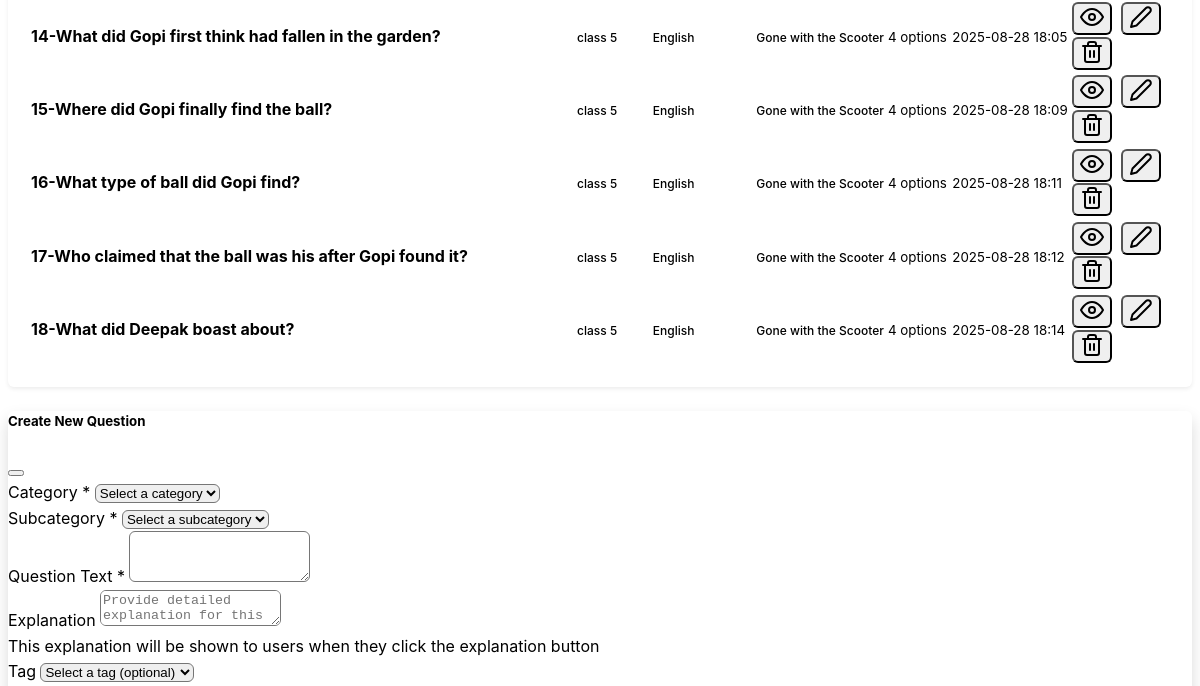
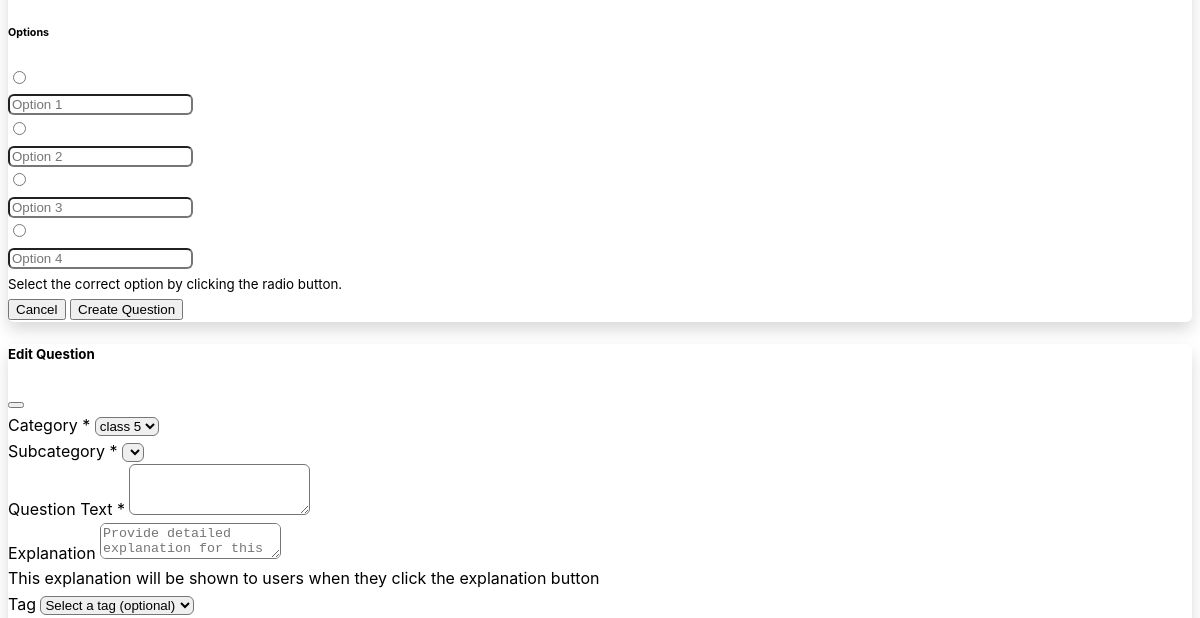
The app's page /backend/questions (middle part), older data (2 pictures, top to bottom).
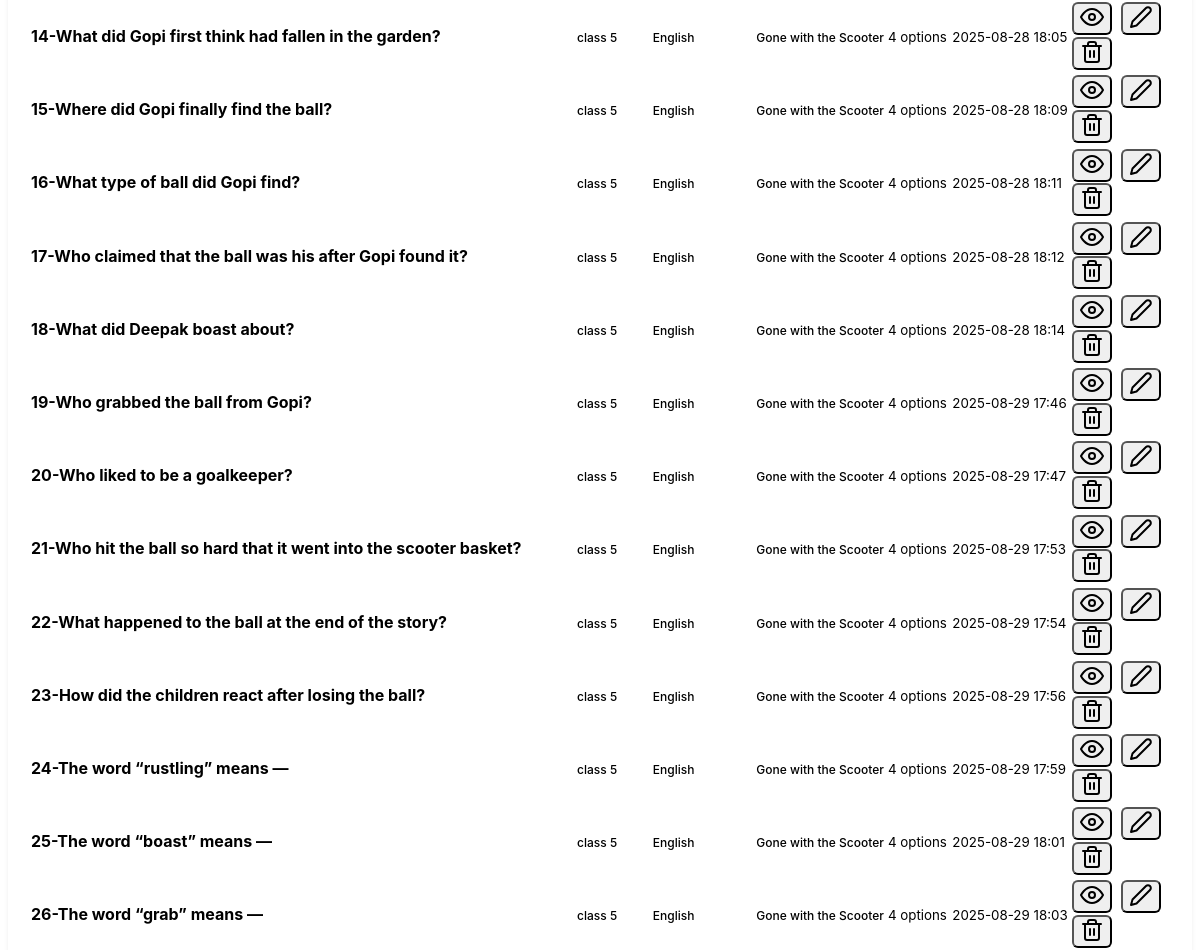
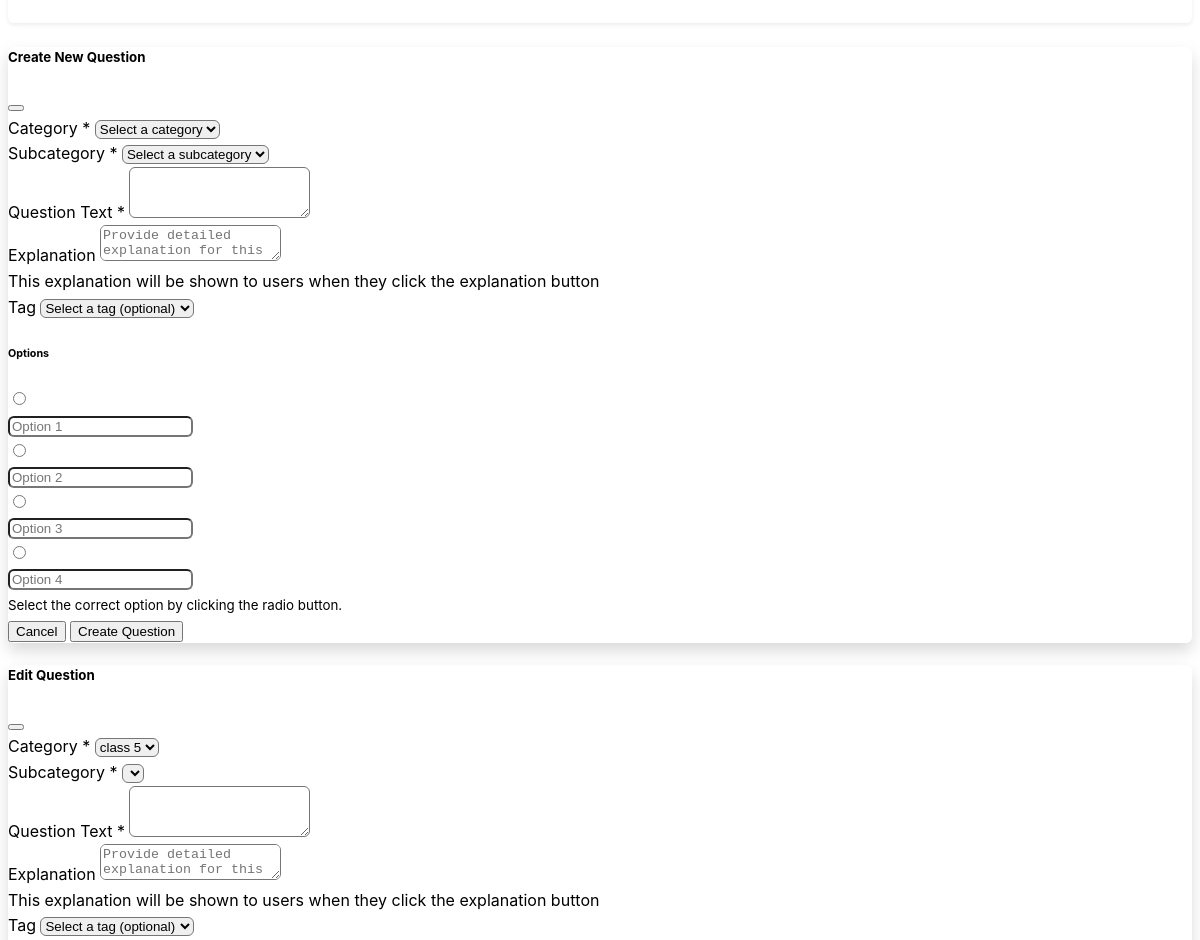
The same page, newer data (2 pictures, top to bottom).
### mcqbox/model.py (models this page shows, shortened)
class Question(db.Model):
    id = db.Column(db.Integer, primary_key=True)
    question_text = db.Column(db.String(500), nullable=False)
    subcategory_id = db.Column(db.Integer, db.ForeignKey('subcategory.id'), nullable=False)
    subcategory = db.relationship('Subcategory', backref=db.backref('questions', lazy=True))
    tag_id = db.Column(db.Integer, db.ForeignKey('tag.id'), nullable=True)
    tag = db.relationship('Tag', backref=db.backref('questions', lazy=True))
    explanation = db.Column(db.String(500), nullable=True)
    options = db.Column(db.JSON, nullable=False)
    category_id = db.Column(db.Integer, db.ForeignKey('category.id'), nullable=False)
    category = db.relationship('Category', backref=db.backref('questions', lazy=True))
    created_at = db.Column(db.DateTime, server_default=db.func.now())
    updated_at = db.Column(db.DateTime, server_default=db.func.now(), onupdate=db.func.now())

class Category(db.Model):
    id = db.Column(db.Integer, primary_key=True)
    name = db.Column(db.String(50), nullable=False, unique=True)
    description = db.Column(db.String(200), nullable=True)
    created_at = db.Column(db.DateTime, server_default=db.func.now())
    updated_at = db.Column(db.DateTime, server_default=db.func.now(), onupdate=db.func.now())

class Subcategory(db.Model):
    id = db.Column(db.Integer, primary_key=True)
    name = db.Column(db.String(50), nullable=False)
    category_id = db.Column(db.Integer, db.ForeignKey('category.id'), nullable=False)
    category = db.relationship('Category', backref=db.backref('subcategories', lazy=True))
    description = db.Column(db.String(200), nullable=True)
    created_at = db.Column(db.DateTime, server_default=db.func.now())
    updated_at = db.Column(db.DateTime, server_default=db.func.now(), onupdate=db.func.now())

class Tag(db.Model):
    id = db.Column(db.Integer, primary_key=True)
    name = db.Column(db.String(50), nullable=False)
    category_id = db.Column(db.Integer, db.ForeignKey('category.id'), nullable=False)
    category = db.relationship('Category', backref=db.backref('tags', lazy=True))
    subcategory_id = db.Column(db.Integer, db.ForeignKey('subcategory.id'), nullable=True)
    subcategory = db.relationship('Subcategory', backref=db.backref('tags', lazy=True))
    created_at = db.Column(db.DateTime, server_default=db.func.now())

### mcqbox/backend/route.py (the view)
@app.route('/backend/questions')
def questions():
    category_id = request.args.get('category_id', type=int)
    subcategory_id = request.args.get('subcategory_id', type=int)
    search = request.args.get('search', '').strip()
    tag_filter = request.args.get('tag', '').strip()
    categories_list = Category.query.all()
    subcategories_list = []
    tags_list = Tag.query.all()
    if category_id:
        subcategories_list = Subcategory.query.filter_by(category_id=category_id).all()
    filters = []
    if category_id:
        filters.append(Question.category_id == category_id)
    if subcategory_id:
        filters.append(Question.subcategory_id == subcategory_id)
    tag_filter = request.args.get('tag', '').strip()
    if tag_filter:
        filters.append(Question.tag_id == tag_filter)
    if search:
        filters.append(Question.question_text.ilike(f'%{search}%'))
    questions_list = Question.query.filter(*filters).all()
    for question in questions_list:
        print(question.subcategory.name)
    return render_template('questions.html',
                         questions=questions_list,
                         categories=categories_list,
                         subcategories=subcategories_list,
                         tags=tags_list,
                         selected_category=category_id,
                         selected_subcategory=subcategory_id,
                         search_query=search)

### mcqbox/backend/templates/questions.html (shortened to what this page needs)
{% extends "base.html" %}
{% block content %}
<div class="row">
    <div class="col-12">
        <div class="card">
            <div class="card-body">
                {% if questions %}
                <div class="table-responsive">
                    <table class="table table-hover">
                        <tbody>
                            {% for question in questions %}
                            <tr>
                                <td>
                                    <strong>{{loop.index}}-{{ question.question_text[:100] }}</strong>
                                </td>
                                <td>
                                    <span class="badge bg-primary">
                                        {{ question.category.name if question.category.name else 'Unknown' }}
                                    </span>
                                </td>
                                <td>
                                    <span class="badge bg-secondary">
                                        {{ question.subcategory.name if question.subcategory.name else 'Unknown' }}
                                    </span>
                                </td>
                                <td>
                                    <span class="badge bg-secondary">
                                        {{ question.tag.name if question.tag.name else 'Unknown' }}
                                    </span>
                                </td>
                                <td>
                                    <small class="text-muted">{{ question.options|length }} options</small>
                                </td>
                                <td>
                                    <small class="text-muted">{{ question.created_at.strftime('%Y-%m-%d %H:%M')
                                        }}</small>
                                </td>
                                <td class="text-end">
                                    <div class="btn-group" role="group">
                                        <button class="btn btn-sm btn-outline-secondary"
                                            onclick="viewQuestion({{ question.id }})" data-bs-toggle="modal"
                                            data-bs-target="#viewQuestionModal">
                                            <i data-feather="eye"></i>
                                        </button>
                                        <button class="btn btn-sm btn-outline-secondary"
                                            onclick="editQuestion({{ question.id }})" data-bs-toggle="modal"
                                            data-bs-target="#editQuestionModal">
                                            <i data-feather="edit-2"></i>
                                        </button>
                                        <form method="POST"
                                            action="{{ url_for('delete_question', question_id=question.id) }}"
                                            class="d-inline"
                                            onsubmit="return confirm('Are you sure you want to delete this question?')">
                                            <button type="submit" class="btn btn-sm btn-outline-danger">
                                                <i data-feather="trash-2"></i>
                                            </button>
                                        </form>
                                    </div>
                                </td>
                            </tr>
                            {% endfor %}
                        </tbody>
                    </table>
                </div>
                {% endif %}
            </div>
        </div>
    </div>
</div>
<div class="modal fade" id="createQuestionModal" tabindex="-1">
    <div class="modal-dialog modal-lg">
        <div class="modal-content">
            <form method="POST" action="{{ url_for('create_question') }}">
                <div class="modal-header">
                    <h5 class="modal-title">Create New Question</h5>
                    <button type="button" class="btn-close" data-bs-dismiss="modal"></button>
                </div>
                <div class="modal-body">
                    <div class="mb-3">
                        <label for="createCategoryId" class="form-label">Category *</label>
                        <select class="form-select" id="createCategoryId" onchange="updateCreateSubcategories()"
                            name="category_id" required>
                            <option value="">Select a category</option>
                        </select>
                    </div>
                    <div class="mb-3">
                        <label for="createSubcategoryId" class="form-label">Subcategory *</label>
                        <select class="form-select" id="createSubcategoryId" name="subcategory_id" required>
                            <option value="">Select a subcategory</option>
                        </select>
                    </div>
                    <div class="mb-3">
                        <label for="question_text" class="form-label">Question Text *</label>
                        <textarea class="form-control" id="question_text" name="question_text" rows="3"
                            required></textarea>
                    </div>
                    <div class="mb-3">
                        <label for="explanation" class="form-label">Explanation</label>
                        <textarea class="form-control" id="explanation" name="explanation" rows="2"
                            placeholder="Provide detailed explanation for this question (optional)"></textarea>
                        <div class="form-text">This explanation will be shown to users when they click the explanation
                            button</div>
                    </div>
                    <div class="mb-3">
                        <label for="tags" class="form-label">Tag</label>
                        <select class="form-select" id="tags" name="tags">
                            <option value="">Select a tag (optional)</option>
                        </select>
                    </div>
                    <h6>Options</h6>
                    <div class="mb-3">
                        <div class="row">
                            <div class="col-1">
                                <input class="form-check-input" type="radio" name="correct_option" value="1" required>
                            </div>
                            <div class="col-11">
                                <input type="text" class="form-control" name="option_1" placeholder="Option 1" required>
                            </div>
                        </div>
                    </div>
                    <div class="mb-3">
                        <div class="row">
                            <div class="col-1">
                                <input class="form-check-input" type="radio" name="correct_option" value="2" required>
                            </div>
                            <div class="col-11">
                                <input type="text" class="form-control" name="option_2" placeholder="Option 2" required>
                            </div>
                        </div>
                    </div>
                    <div class="mb-3">
                        <div class="row">
                            <div class="col-1">
                                <input class="form-check-input" type="radio" name="correct_option" value="3">
                            </div>
                            <div class="col-11">
                                <input type="text" class="form-control" name="option_3" placeholder="Option 3">
                            </div>
                        </div>
                    </div>
                    <div class="mb-3">
                        <div class="row">
                            <div class="col-1">
                                <input class="form-check-input" type="radio" name="correct_option" value="4">
                            </div>
                            <div class="col-11">
                                <input type="text" class="form-control" name="option_4" placeholder="Option 4">
                            </div>
                        </div>
                    </div>
                    <small class="text-muted">Select the correct option by clicking the radio button.</small>
                </div>
                <div class="modal-footer">
                    <button type="button" class="btn btn-secondary" data-bs-dismiss="modal">Cancel</button>
                    <button type="submit" class="btn btn-primary">Create Question</button>
                </div>
            </form>
        </div>
    </div>
</div>
<div class="modal fade" id="editQuestionModal" tabindex="-1">
    <div class="modal-dialog modal-lg">
        <div class="modal-content">
            <form method="POST" id="editQuestionForm">
                <div class="modal-header">
                    <h5 class="modal-title">Edit Question</h5>
                    <button type="button" class="btn-close" data-bs-dismiss="modal"></button>
                </div>
                <div class="modal-body">
                    <div class="mb-3">
                        <label for="editCategoryId" class="form-label">Category *</label>
                        <select class="form-select" id="editCategoryId" name="category_id"
                            onchange="updateEditSubcategories()" required>
                            {% for category in categories %}
                            <option value="{{ category.id }}">{{ category.name }}</option>
                            {% endfor %}
                        </select>
                    </div>
                    <div class="mb-3">
                        <label for="editSubcategoryId" class="form-label">Subcategory *</label>
                        <select class="form-select" id="editSubcategoryId" name="subcategory_id" required>
                        </select>
                    </div>
                    <div class="mb-3">
                        <label for="edit_question_text" class="form-label">Question Text *</label>
                        <textarea class="form-control" id="edit_question_text" name="question_text" rows="3"
                            required></textarea>
                    </div>
                    <div class="mb-3">
                        <label for="edit_explanation" class="form-label">Explanation</label>
                        <textarea class="form-control" id="edit_explanation" name="explanation" rows="2"
                            placeholder="Provide detailed explanation for this question (optional)"></textarea>
                        <div class="form-text">This explanation will be shown to users when they click the explanation
                            button</div>
                    </div>
                    <div class="mb-3">
                        <label for="edit_tags" class="form-label">Tag</label>
                        <select class="form-select" id="edit_tags" name="tags">
                            <option value="">Select a tag (optional)</option>
                        </select>
                    </div>
                </div>
            </form>
        </div>
    </div>
</div>
{% endblock %}

### mcqbox/backend/templates/base.html (shortened to what this page needs)
<!DOCTYPE html>
<html lang="en" data-bs-theme="dark">
<head>
    <link href="https://cdn.replit.com/agent/bootstrap-agent-dark-theme.min.css" rel="stylesheet">
    <link rel="stylesheet" href="{{ url_for('backend_.static', filename='css/custom.css') }}">
</head>
<body>
    <div class="container my-4">
        {% block content %}{% endblock %}
    </div>
</body>
</html>

### mcqbox/backend/static/css/custom.css (style rules this page uses)
:root { --sidebar-width: 250px; --header-height: 70px; --border-radius: 0.375rem; --box-shadow: 0 0.125rem 0.25rem rgba(0, 0, 0, 0.075); --box-shadow-lg: 0 0.5rem 1rem rgba(0, 0, 0, 0.15); }
body { font-family: -apple-system, BlinkMacSystemFont, "Segoe UI", Roboto, "Helvetica Neue", Arial, sans-serif; line-height: 1.6; }
.card { border-radius: var(--border-radius); box-shadow: var(--box-shadow); margin-bottom: 1.5rem; }
.card-body { padding: 1.25rem; }
.table { margin-bottom: 0; }
.btn-group .btn { border-radius: var(--border-radius) !important; margin-right: 0.25rem; }
.btn-group .btn:last-child { margin-right: 0; }
.modal-content { border-radius: var(--border-radius); box-shadow: var(--box-shadow-lg); }
.modal-header { border-bottom: 1px solid var(--bs-border-color); }
.modal-footer { border-top: 1px solid var(--bs-border-color); }
.form-control, .form-select { border-radius: var(--border-radius); }
.badge { font-size: 0.75rem; font-weight: 500; }

Row changes from the older to the newer data that the page shows:
added Question: question_text "Who grabbed the ball from Gopi?", category "class 5", subcategory "English", tag "Gone with the Scooter", options|length "4", created_at "2025-08-29 17:46"
added Question: question_text "Who liked to be a goalkeeper?", category "class 5", subcategory "English", tag "Gone with the Scooter", options|length "4", created_at "2025-08-29 17:47"
added Question: question_text "Who hit the ball so hard that it went into the scooter basket?", category "class 5", subcategory "English", tag "Gone with the Scooter", options|length "4", created_at "2025-08-29 17:53"
added Question: question_text "What happened to the ball at the end of the story?", category "class 5", subcategory "English", tag "Gone with the Scooter", options|length "4", created_at "2025-08-29 17:54"
added Question: question_text "How did the children react after losing the ball?", category "class 5", subcategory "English", tag "Gone with the Scooter", options|length "4", created_at "2025-08-29 17:56"
added Question: question_text "The word “rustling” means —", category "class 5", subcategory "English", tag "Gone with the Scooter", options|length "4", created_at "2025-08-29 17:59"
added Question: question_text "The word “boast” means —", category "class 5", subcategory "English", tag "Gone with the Scooter", options|length "4", created_at "2025-08-29 18:01"
added Question: question_text "The word “grab” means —", category "class 5", subcategory "English", tag "Gone with the Scooter", options|length "4", created_at "2025-08-29 18:03"
